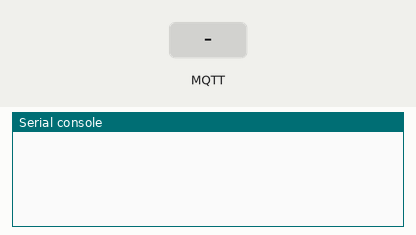
A program run on a simulated ESP8266 board running MicroPython. On the bench: the last lines printed to the serial console. The test bench sets the inputs (shaded band). No MQTT or app messages arrive unless stated.

Above: at 1.3 s.
1.4 s: MQTT message "1" arrives on the first subscribed topic
At 2.6 s:
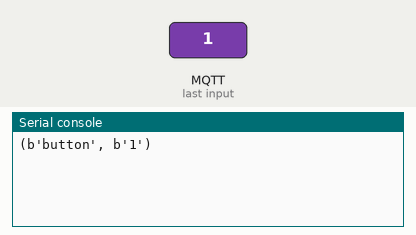
2.9 s: MQTT message "on" arrives on the first subscribed topic
At 3.8 s:
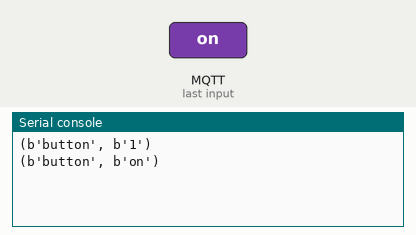
4.4 s: MQTT message "off" arrives on the first subscribed topic
At 5.0 s:
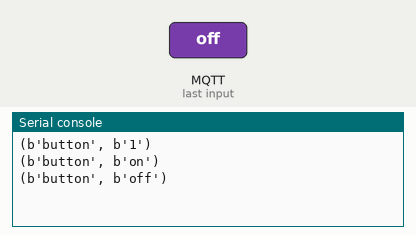

The program:

esp8266_mqtt_subscribe.py
```python
import time
import ubinascii
import machine
from umqtt.simple import MQTTClient


def callback(topic, message):
    """
    Received messages are processed by this callback.
    """
    print((topic, message))


broker_address = '192.168.1.35'
client_id = 'esp8266_{}'.format(ubinascii.hexlify(machine.unique_id()))
topic = b'button'

client = MQTTClient(client_id, broker_address)
client.set_callback(callback)
client.connect()
client.subscribe(topic)

while True:
    client.wait_msg()
```

Measured:
- after the input at 1.4 s, the serial console: prints a new line at once (image 1)
- after the input at 2.9 s, the serial console: prints a new line at once (image 2)
- after the input at 4.4 s, the serial console: prints a new line at once (image 3)
